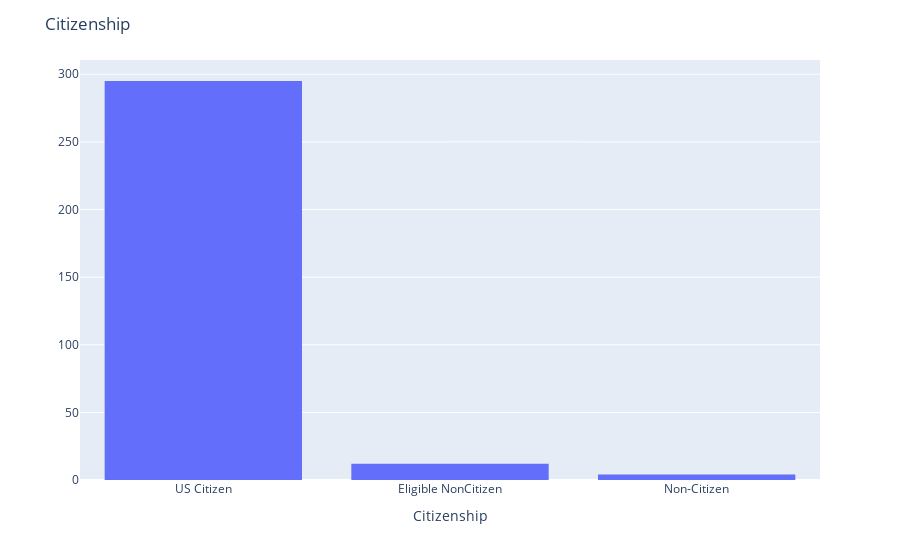

Write notebook code for a chart like this one.
### Code cell
# are all the employees American Citizen?

fig = px.histogram(data, x="CitizenDesc",)

fig.update_layout(
    title_text='Citizenship',
    xaxis_title_text='Citizenship',
    yaxis_title_text='', 
)
fig.show()

### Figure 1 — Plotly figure (JSON) as saved in the notebook; plotly's stock layout.template omitted (floating-point values rounded to 4 significant figures; data arrays with more than 128 entries replaced by an {"elided": "..."} marker saying what was removed)
{"data": [{"alignmentgroup": "True", "bingroup": "x", "hovertemplate": "CitizenDesc=%{x}<br>count=%{y}<extra></extra>", "legendgroup": "", "marker": {"color": "#636efa"}, "name": "", "offsetgroup": "", "orientation": "v", "showlegend": false, "type": "histogram", "x": {"elided": "311 str values"}, "xaxis": "x", "yaxis": "y"}], "layout": {"barmode": "relative", "legend": {"tracegroupgap": 0}, "margin": {"t": 60}, "title": {"text": "Citizenship"}, "xaxis": {"anchor": "y", "domain": [0, 1], "title": {"text": "Citizenship"}}, "yaxis": {"anchor": "x", "domain": [0, 1], "title": {"text": ""}}}}
